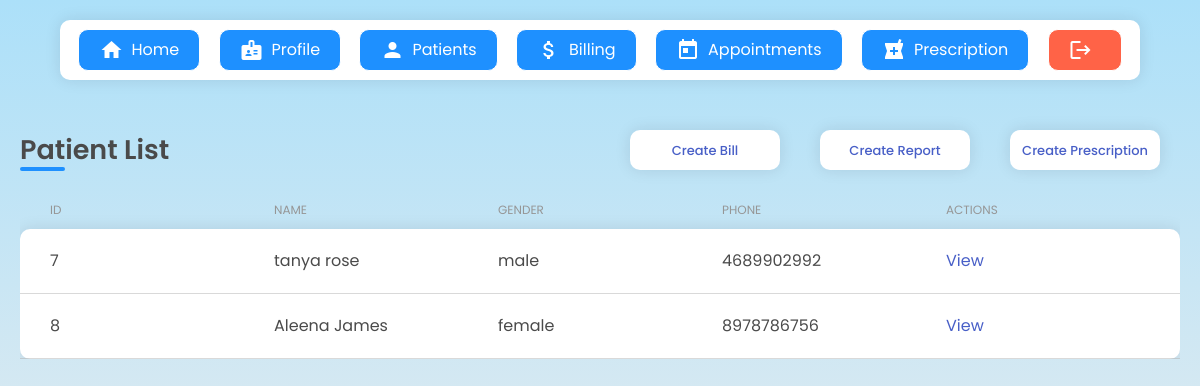
The page /doctors/patlist/ (signed in) on the database as committed earlier.
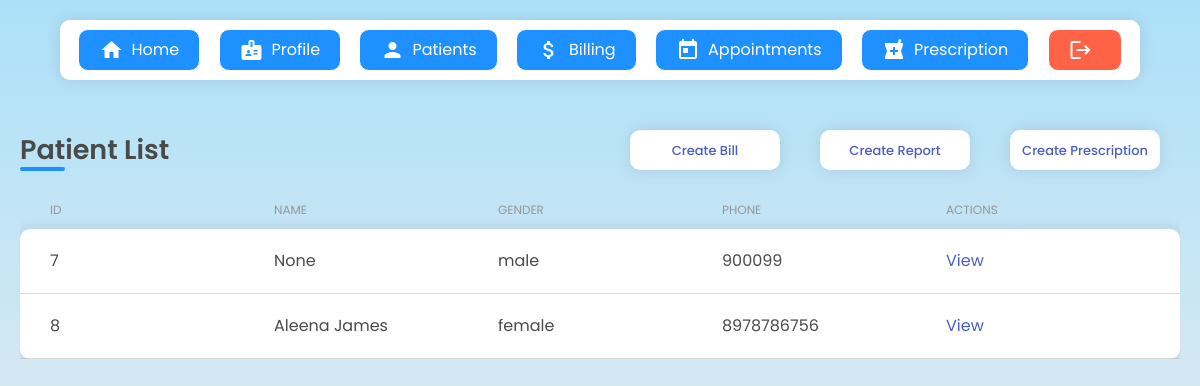
The same page on the database as committed later.
### clinic/models.py (models this page shows)
class User(AbstractUser):
    is_patient = models.BooleanField(default=False)
    is_doctor = models.BooleanField(default=False)

### patients/models.py (models this page shows, shortened)
class Patient(models.Model):
    user = models.OneToOneField(User, on_delete= models.CASCADE, primary_key= True)
    pname=models.CharField(max_length=200, null=True)
    age=models.CharField(max_length=4, null=True)
    gender= models.CharField(max_length=6, null=True)
    email=models.CharField(max_length=200, null=True)
    address= models.CharField(max_length=500, null=True)
    phone= models.CharField(max_length=13, null=True)
    date_created= models.DateTimeField(auto_now_add=True, null=True)

### doctors/views.py (the view)
# urls.py: path('patlist/', views.patientlist,name='patient'),
@login_required
def patientlist(request):
    p=User.objects.filter(is_patient=True)
    t_p = p.count()
    context={'p':p,'t_p':t_p}
    return render(request,'doctors/patient_list.html',context)

### doctors/templates/doctors/patient_list.html (shortened to what this page needs)
{% extends "doctors/navbar.html" %} {% load static %} {% block head%}
<link
  rel="stylesheet"
  type="text/css"
  href="{% static 'css/patient_list.css' %}"
/>
{% endblock %} {% block content %}
<div class="patientListMain">
  <div class="header">
    <h1 class="patientTitle">
      <div class="patientTitle-under"></div>
      Patient List
    </h1>
    <div class="headerLinks">
      <a href="{% url 'crtbill'  %}">Create Bill</a>
      <a href="{% url 'crtreport'  %}">Create Report</a>
      <a href="{% url 'crtprc'  %}">Create Prescription</a>
    </div>
  </div>
  <div class="adcTableContainer">
    <div class="adcTable">
      <div class="adcRow adcHead">
        <div class="adcCell">ID</div>
        <div class="adcCell">NAME</div>
        <div class="adcCell">GENDER</div>
        <div class="adcCell">PHONE</div>
        <div class="adcCell">ACTIONS</div>
      </div>
      <div class="adcRowBody">
        {% for pat in p %}
        <div class="adcRow">
          <div class="adcCell">{{pat.pk}}</div>
          <div class="adcCell">{{pat.patient.pname}}</div>
          <div class="adcCell">{{pat.patient.gender}}</div>
          <div class="adcCell">{{pat.patient.phone}}</div>
          <div class="adcCell">
            <a href="{% url 'pat' pat.id %}">View </a>
          </div>
        </div>
        {% endfor %}
      </div>
    </div>
  </div>
</div>
{% endblock %}

Rows that differ between the two databases and show on the page:
changed User "male": patient.pname "tanya rose" → "None"; patient.phone "4689902992" → "900099"
